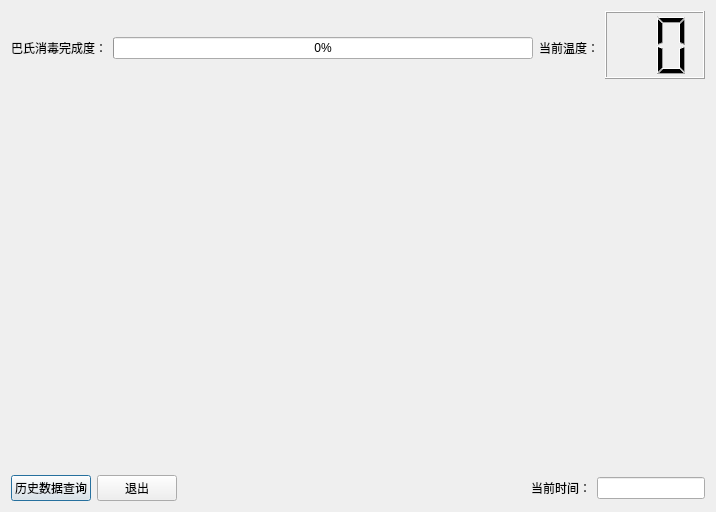
<?xml version="1.0" encoding="UTF-8"?>
<ui version="4.0">
 <class>CurveDlg</class>
 <widget class="QDialog" name="CurveDlg">
  <property name="geometry">
   <rect>
    <x>0</x>
    <y>0</y>
    <width>716</width>
    <height>512</height>
   </rect>
  </property>
  <property name="windowTitle">
   <string>曲线图</string>
  </property>
  <layout class="QVBoxLayout" name="verticalLayout">
   <item>
    <layout class="QGridLayout" name="gridLayout">
     <item row="0" column="0">
      <spacer name="horizontalSpacer_2">
       <property name="orientation">
        <enum>Qt::Horizontal</enum>
       </property>
       <property name="sizeHint" stdset="0">
        <size>
         <width>248</width>
         <height>20</height>
        </size>
       </property>
      </spacer>
     </item>
     <item row="0" column="1" rowspan="3">
      <widget class="QLCDNumber" name="lcd_temp">
       <property name="sizePolicy">
        <sizepolicy hsizetype="Expanding" vsizetype="Preferred">
         <horstretch>0</horstretch>
         <verstretch>0</verstretch>
        </sizepolicy>
       </property>
       <property name="maximumSize">
        <size>
         <width>100</width>
         <height>16777215</height>
        </size>
       </property>
       <property name="autoFillBackground">
        <bool>true</bool>
       </property>
       <property name="lineWidth">
        <number>1</number>
       </property>
       <property name="smallDecimalPoint">
        <bool>false</bool>
       </property>
       <property name="numDigits">
        <number>2</number>
       </property>
       <property name="digitCount">
        <number>2</number>
       </property>
       <property name="segmentStyle">
        <enum>QLCDNumber::Filled</enum>
       </property>
      </widget>
     </item>
     <item row="1" column="0">
      <layout class="QHBoxLayout" name="horizontalLayout">
       <item>
        <widget class="QLabel" name="label_3">
         <property name="text">
          <string>巴氏消毒完成度：</string>
         </property>
        </widget>
       </item>
       <item>
        <widget class="QProgressBar" name="prog_pasteu">
         <property name="value">
          <number>0</number>
         </property>
        </widget>
       </item>
       <item>
        <widget class="QLabel" name="label_2">
         <property name="text">
          <string>当前温度：</string>
         </property>
        </widget>
       </item>
      </layout>
     </item>
     <item row="2" column="0">
      <spacer name="horizontalSpacer_3">
       <property name="orientation">
        <enum>Qt::Horizontal</enum>
       </property>
       <property name="sizeHint" stdset="0">
        <size>
         <width>248</width>
         <height>20</height>
        </size>
       </property>
      </spacer>
     </item>
    </layout>
   </item>
   <item>
    <widget class="MplWidget" name="wdt_mpl" native="true">
     <property name="sizePolicy">
      <sizepolicy hsizetype="Expanding" vsizetype="Expanding">
       <horstretch>0</horstretch>
       <verstretch>0</verstretch>
      </sizepolicy>
     </property>
    </widget>
   </item>
   <item>
    <layout class="QHBoxLayout" name="horizontalLayout_2">
     <item>
      <widget class="QPushButton" name="btn_query">
       <property name="text">
        <string>历史数据查询</string>
       </property>
      </widget>
     </item>
     <item>
      <widget class="QPushButton" name="btn_quit">
       <property name="text">
        <string>退出</string>
       </property>
      </widget>
     </item>
     <item>
      <spacer name="horizontalSpacer">
       <property name="orientation">
        <enum>Qt::Horizontal</enum>
       </property>
       <property name="sizeHint" stdset="0">
        <size>
         <width>40</width>
         <height>20</height>
        </size>
       </property>
      </spacer>
     </item>
     <item>
      <widget class="QLabel" name="label">
       <property name="text">
        <string>当前时间：</string>
       </property>
      </widget>
     </item>
     <item>
      <widget class="QLineEdit" name="edit_cur_time">
       <property name="sizePolicy">
        <sizepolicy hsizetype="Preferred" vsizetype="Fixed">
         <horstretch>0</horstretch>
         <verstretch>0</verstretch>
        </sizepolicy>
       </property>
       <property name="maxLength">
        <number>20</number>
       </property>
       <property name="alignment">
        <set>Qt::AlignRight|Qt::AlignTrailing|Qt::AlignVCenter</set>
       </property>
       <property name="readOnly">
        <bool>true</bool>
       </property>
      </widget>
     </item>
    </layout>
   </item>
  </layout>
 </widget>
 <customwidgets>
  <customwidget>
   <class>MplWidget</class>
   <extends>QWidget</extends>
   <header>mplwidget</header>
   <container>1</container>
  </customwidget>
 </customwidgets>
 <resources/>
 <connections/>
</ui>
